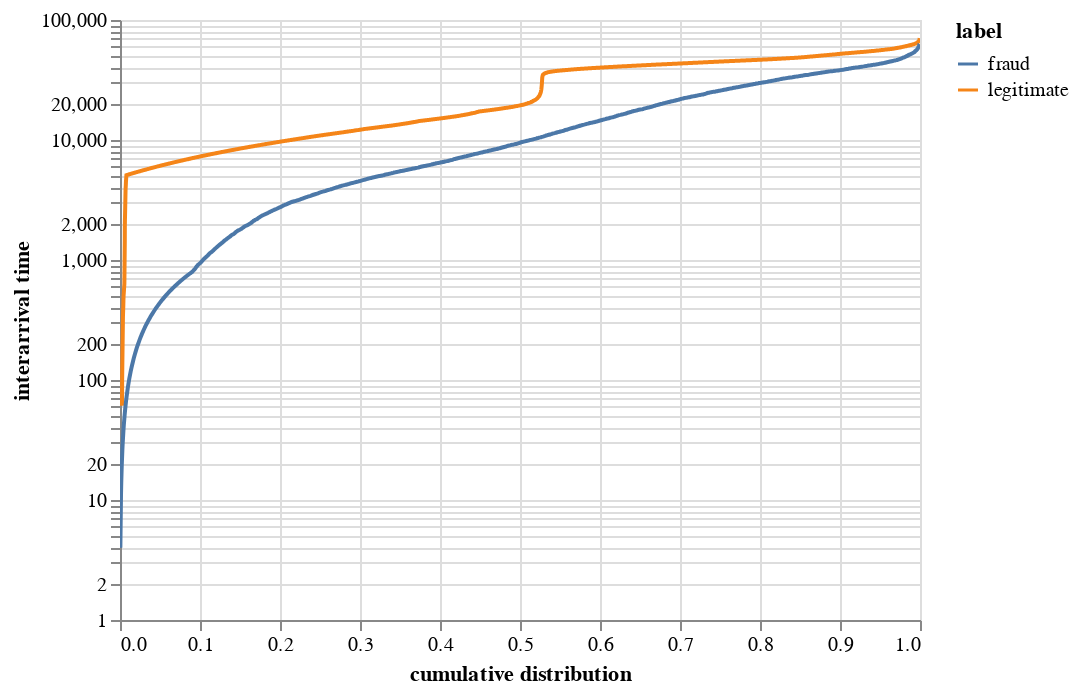

The cell this chart's notebook holds for it:
### Code cell
alt.Chart(qdf.sample(5000)).mark_line().encode(
    alt.Y("interarrival", axis=alt.Axis(title='interarrival time'), scale=alt.Scale(type='log')), 
    alt.X("irank", axis=alt.Axis(title='cumulative distribution'), scale=alt.Scale(type='linear')), 
    color="label"
).interactive()

### Figure 1 — Vega-Lite specification as saved in the notebook (floating-point values rounded to 4 significant figures; data arrays with more than 128 entries replaced by an {"elided": "..."} marker saying what was removed)
{"config": {"view": {"continuousWidth": 400, "continuousHeight": 300}}, "data": {"name": "data-d12cc365765024aef47fd672681e48ef"}, "mark": "line", "encoding": {"color": {"type": "nominal", "field": "label"}, "x": {"type": "quantitative", "axis": {"title": "cumulative distribution"}, "field": "irank", "scale": {"type": "linear"}}, "y": {"type": "quantitative", "axis": {"title": "interarrival time"}, "field": "interarrival", "scale": {"type": "log"}}}, "selection": {"selector059": {"type": "interval", "bind": "scales", "encodings": ["x", "y"]}}, "$schema": "https://vega.github.io/schema/vega-lite/v4.0.0.json", "datasets": {"data-d12cc365765024aef47fd672681e48ef": {"elided": "5000 records"}}}
